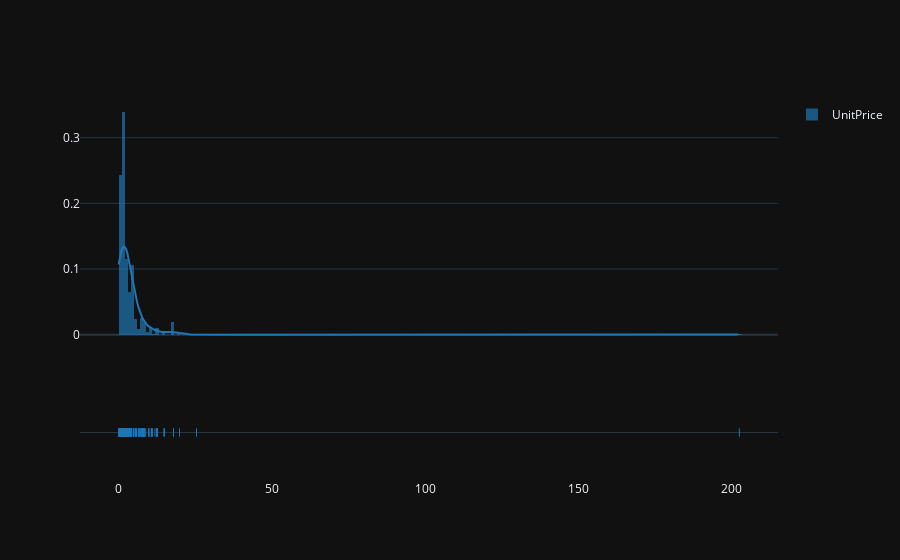

Notebook source saved alongside this figure:
### Code cell
fig = ff.create_distplot(hist_data=[df["UnitPrice"].to_list()], group_labels=["UnitPrice"])
fig.show()

### Figure 1 — Plotly figure (JSON) as saved in the notebook; plotly's stock layout.template omitted (floating-point values rounded to 4 significant figures; data arrays with more than 128 entries replaced by an {"elided": "..."} marker saying what was removed)
{"data": [{"autobinx": false, "histnorm": "probability density", "legendgroup": "UnitPrice", "marker": {"color": "rgb(31, 119, 180)"}, "name": "UnitPrice", "opacity": 0.7, "type": "histogram", "x": {"elided": "700 float values"}, "xaxis": "x", "xbins": {"end": 202.4, "size": 1, "start": 0.12}, "yaxis": "y"}, {"legendgroup": "UnitPrice", "marker": {"color": "rgb(31, 119, 180)"}, "mode": "lines", "name": "UnitPrice", "showlegend": false, "type": "scatter", "x": {"elided": "500 float values"}, "xaxis": "x", "y": {"elided": "500 float values"}, "yaxis": "y"}, {"legendgroup": "UnitPrice", "marker": {"color": "rgb(31, 119, 180)", "symbol": "line-ns-open"}, "mode": "markers", "name": "UnitPrice", "showlegend": false, "type": "scatter", "x": {"elided": "700 float values"}, "xaxis": "x", "y": {"elided": "700 str values"}, "yaxis": "y2"}], "layout": {"barmode": "overlay", "hovermode": "closest", "legend": {"traceorder": "reversed"}, "xaxis": {"anchor": "y2", "domain": [0, 1], "zeroline": false}, "yaxis": {"anchor": "free", "domain": [0.35, 1], "position": 0}, "yaxis2": {"anchor": "x", "domain": [0, 0.25], "dtick": 1, "showticklabels": false}}}
